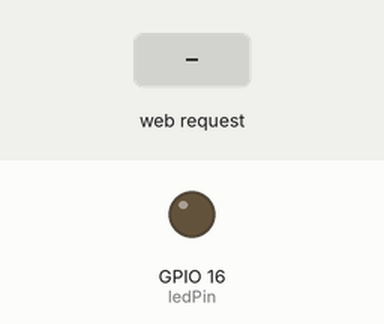
This program was run on a simulated ESP32. Parts: output pins drawn as LEDs (lit = HIGH). The inputs (shaded band) are chosen by the test bench. WiFi joins after 1.5 s; servers stay silent unless stated; storage starts empty; what the program prints to the serial monitor is not drawn.

Above: at 3.2 s.
3.3 s: HTTP request GET /on received
At 4.1 s:
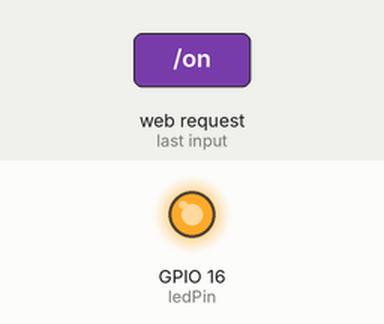
4.8 s: HTTP request GET /off received
At 5.2 s:
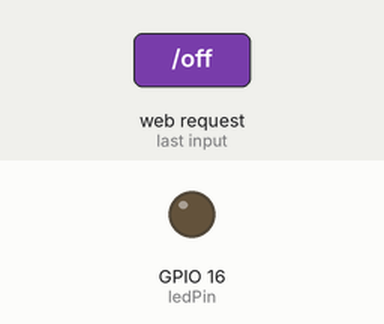
Timing chart, 0 to 7.8 s (numbered marks = the images above; inputs shaded):
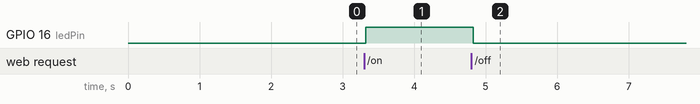

The program:

main.cpp
```cpp
#include "WiFi.h"
#include "ESPAsyncWebServer.h"
#include "SPIFFS.h"

// Replace with your network credentials
const char *ssid = "Phong 308";
const char *password = "Matkhaucu";

// Set LED GPIO
const int ledPin = 16;
// Stores LED state
String ledState;

// Create AsyncWebServer object on port 80
AsyncWebServer server(80);

// Replaces placeholder with LED state value
String processor(const String &var)
{
    Serial.println(var);
    if (var == "STATE")
    {
        if (digitalRead(ledPin))
        {
            ledState = "ON";
        }
        else
        {
            ledState = "OFF";
        }
        Serial.print(ledState);
        return ledState;
    }
    return String();
}

void setup()
{
    // Serial port for debugging purposes
    Serial.begin(9600);
    pinMode(ledPin, OUTPUT);

    // Initialize SPIFFS
    if (!SPIFFS.begin(true))
    {
        Serial.println("An Error has occurred while mounting SPIFFS");
        return;
    }

    // Connect to Wi-Fi
    WiFi.begin(ssid, password);
    while (WiFi.status() != WL_CONNECTED)
    {
        delay(1000);
        Serial.println("Connecting to WiFi..");
    }

    // Print ESP32 Local IP Address
    Serial.println(WiFi.localIP());

    // Route for root / web page
    server.on("/", HTTP_GET, [](AsyncWebServerRequest *request)
              { request->send(SPIFFS, "/index.html", String(), false, processor); });

    // Route to load style.css file
    server.on("/style.css", HTTP_GET, [](AsyncWebServerRequest *request)
              { request->send(SPIFFS, "/style.css", "text/css"); });

    // Route to set GPIO to HIGH
    server.on("/on", HTTP_GET, [](AsyncWebServerRequest *request)
              {
    digitalWrite(ledPin, HIGH);
    request->send(SPIFFS, "/index.html", String(), false, processor); });

    // Route to set GPIO to LOW
    server.on("/off", HTTP_GET, [](AsyncWebServerRequest *request)
              {
    digitalWrite(ledPin, LOW);
    request->send(SPIFFS, "/index.html", String(), false, processor); });

    // Start server
    server.begin();
}

void loop()
{
}
```

Measured:
- after the input at 3.3 s, GPIO 16 (ledPin): LOW → HIGH at once
- after the input at 4.8 s, GPIO 16 (ledPin): HIGH → LOW at once
